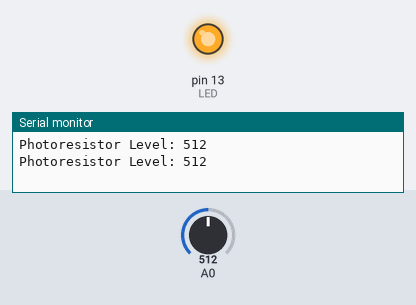
Recording of a sketch running on a simulated Arduino Uno, built with avr-gcc and run on an emulated ATmega328P. Parts: output pins drawn as LEDs (lit = HIGH), the last lines printed to the serial monitor. The inputs (shaded band) are chosen by the test bench; at power-on: A0 = 512.

Above: at 5.8 s.
5.9 s: A0 set to 583
11.9 s: A0 set to 609
At 15.8 s:
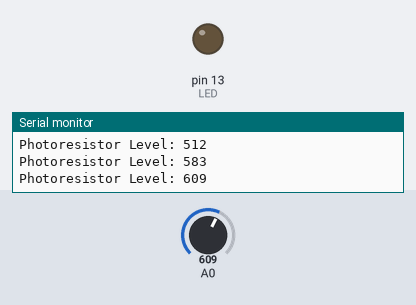
17.9 s: A0 set to 590
At 19.4 s:
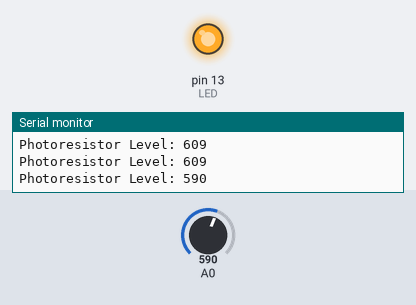
23.9 s: A0 set to 610
At 29.4 s:
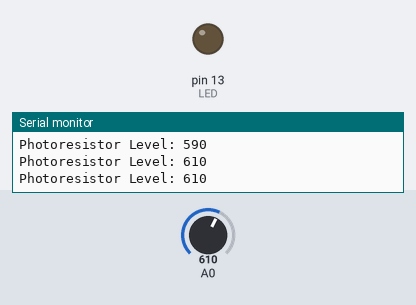
Timing chart, 0 to 30.9 s (numbered marks = the images above; inputs shaded):
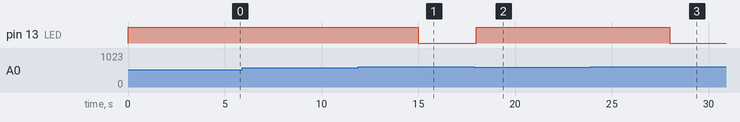

The sketch:

project-WiE-October2019.ino
```cpp
void setup()
{
  Serial.begin(9600);
  pinMode(13, OUTPUT);			//Δήλωσε το LED στο pin 13
}

void loop()
{
  int photoresistor = analogRead(A0);	// Δήλωσε το photoresistor στο Α0
  Serial.print("Photoresistor Level: ");
  Serial.println(photoresistor);


  if (photoresistor<600)		//η τιμή είναι ενδεικτική. Ανάλογα με το STEP 1 βγάζουμε την τιμή αυτή

  {
    digitalWrite(13, HIGH);		// άναψε το LED
    delay(5000);
  }
  else
  {
  digitalWrite(13, LOW);		// σβήνει το LED
  delay(1000);
  }

}
```

Measured:
- the behaviour switches between 599 and 600 on A0 (found by bisection; images 0 and 1)
- after the input at 11.9 s, pin 13 (LED): HIGH → LOW after 3.1 s
- after the input at 17.9 s, pin 13 (LED): LOW → HIGH after 0.10 s
- after the input at 23.9 s, pin 13 (LED): HIGH → LOW after 4.1 s
